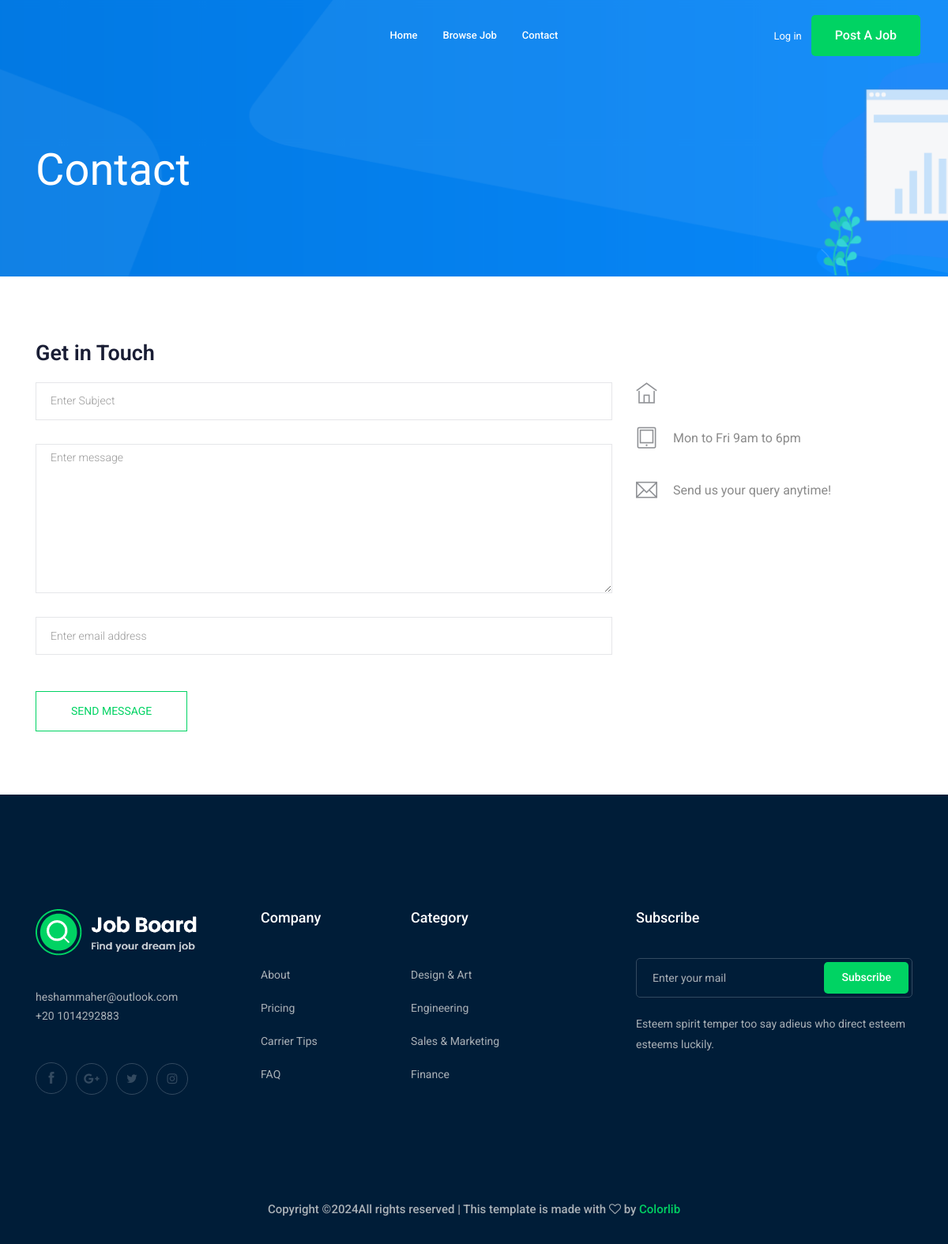
Before: /contacts-us/send-meesage/ with the older database file.
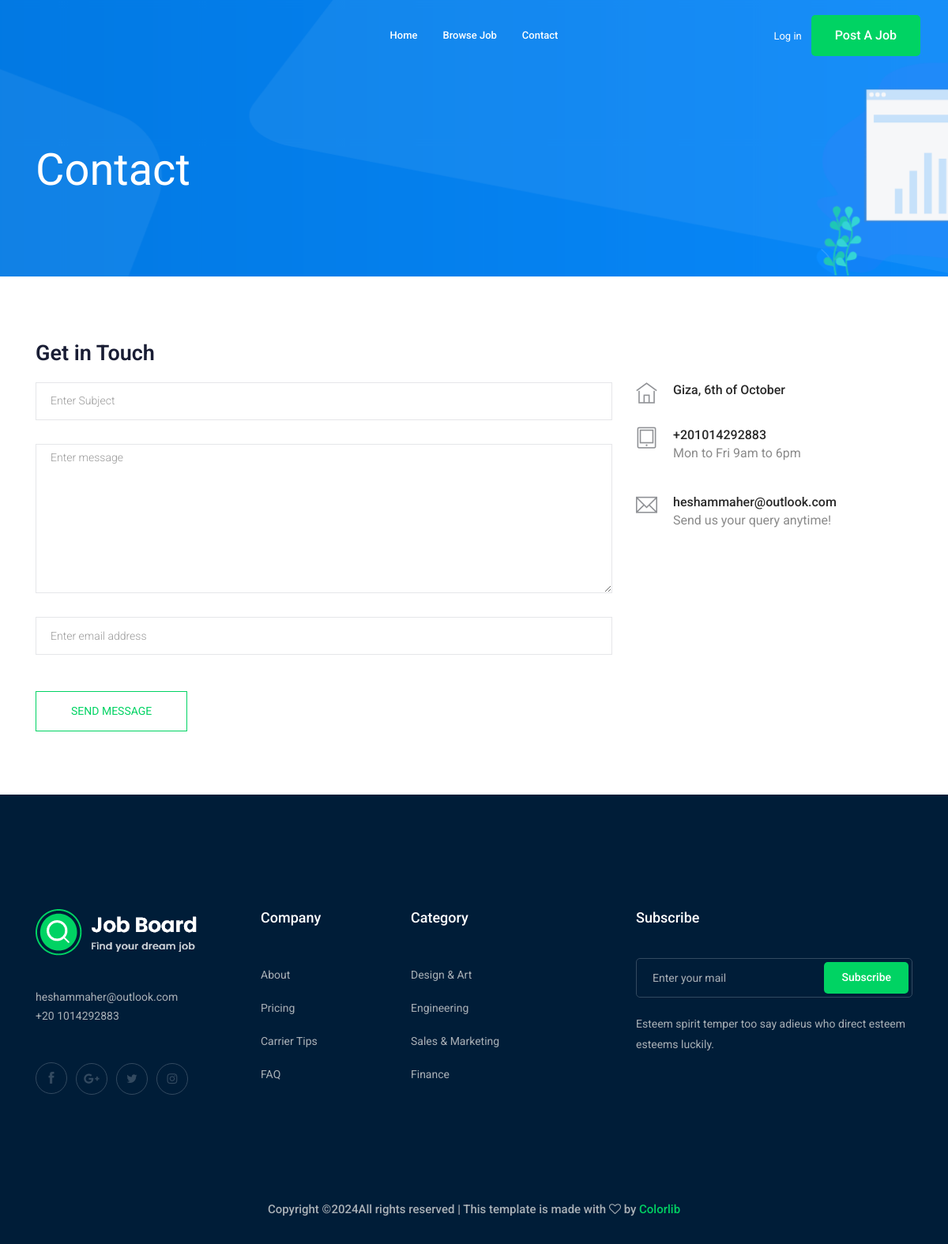
After: the same page with the newer database file.
### contact/models.py (models this page shows, shortened)
class Info(models.Model):
    place = models.CharField(max_length=30)
    phone_number = models.CharField(max_length=20)
    email = models.EmailField(max_length=40)
    class Meta:
        verbose_name = "Info"
        verbose_name_plural = "Infos"

### contact/views.py (the view, shortened to what this page needs)
# urls.py: urlpatterns = [path("send-meesage/", views.send_message, name="contact")]
def send_message(request):
    context = Info.objects.first()
    return render(request, "contact/contact.html", {"my_info": context})

### contact/templates/contact/contact.html (shortened to what this page needs)
{% extends 'base.html' %} {% block body %}
  <div class="bradcam_area bradcam_bg_1">
    <div class="container">
      <div class="row">
        <div class="col-xl-12">
          <div class="bradcam_text">
            <h3>contact</h3>
          </div>
        </div>
      </div>
    </div>
  </div>
  <section class="contact-section section_padding">
    <div class="container">
      <div class="row">
        <div class="col-12">
          <h2 class="contact-title">Get in Touch</h2>
        </div>
        <div class="col-lg-8">
          <form class="form-contact contact_form" method="post">
            <div class="row">
              <div class="col-12">
                <div class="form-group">
                  <input class="form-control" name="subject" id="subject" type="text" onfocus="this.placeholder = ''" onblur="this.placeholder = 'Enter Subject'" placeholder="Enter Subject" />
                </div>
              </div>
              <div class="col-12">
                <div class="form-group">
                  <textarea class="form-control w-100" name="message" id="message" cols="30" rows="9" onfocus="this.placeholder = ''" onblur="this.placeholder = 'Enter Message'" placeholder="Enter message"></textarea>
                </div>
              </div>
              <div class="col-sm-12">
                <div class="form-group">
                  <input class="form-control" name="email" id="email" type="email" onfocus="this.placeholder = ''" onblur="this.placeholder = 'Enter email address'" placeholder="Enter email address" />
                </div>
              </div>
            </div>
            <div class="form-group mt-3">
              <button type="submit" class="button button-contactForm btn_4 boxed-btn">Send Message</button>
            </div>
          </form>
        </div>
        <div class="col-lg-4">
          <div class="media contact-info">
            <span class="contact-info__icon"><i class="ti-home"></i></span>
            <div class="media-body">
              <h3>{{ my_info.place }}</h3>
            </div>
          </div>
          <div class="media contact-info">
            <span class="contact-info__icon"><i class="ti-tablet"></i></span>
            <div class="media-body">
              <h3>{{ my_info.phone_number }}</h3>
              <p>Mon to Fri 9am to 6pm</p>
            </div>
          </div>
          <div class="media contact-info">
            <span class="contact-info__icon"><i class="ti-email"></i></span>
            <div class="media-body">
              <h3>{{ my_info.email }}</h3>
              <p>Send us your query anytime!</p>
            </div>
          </div>
        </div>
      </div>
    </div>
  </section>
{% endblock %}

Changed rows visible on the page:
added Info: place "Giza, 6th of October", phone_number "+201014292883", email "heshammaher@outlook.com"
